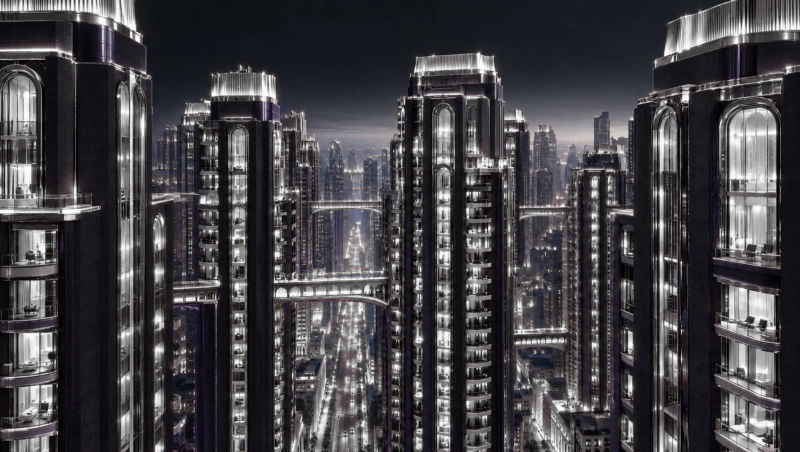
#> input picture sites/main/media/black-city.jpg, 1600 x 904 px (shown at 1/2 size)
$ python -i cut-lab.py   (imports and definitions only)
#> lines starting #> are read from the running program, lines starting #| are printed output that depends on the picture; after the words box and inside, x2 and y2 are one past the last pixel; in counts of white or black regions, pixels touching at a corner belong together
#> further down, picture is the input picture: PIL image 1600x904 RGB; mean R, G, B 67.4, 65.7, 69.9
#!/usr/bin/env python3
"""Cuts a lab film into the v3 HD frame atlases (same format as media/frames-hd):
d = 1920x1080 tiles, 2 x 2 per atlas; m = 608x1080 centre-crop tiles, 4 x 2 per atlas; 15 fps, 151 frames.
Writes to sites/main/media/frames-hd3/ (v3 only; v2 keeps media/frames-hd). Weave atlases are linked from frames-hd.
Run: python3 cut-lab.py <white|black> <film.mp4>"""
import subprocess, os, glob, json, shutil, sys
from PIL import Image
import numpy as np

def cool(im):
    """Warm stone tones (hue 0-70 and 330-360 deg) go neutral; the blue chain keeps its full colour."""
    h, sat, v = [np.asarray(c, dtype=np.float32) for c in im.convert('HSV').split()]
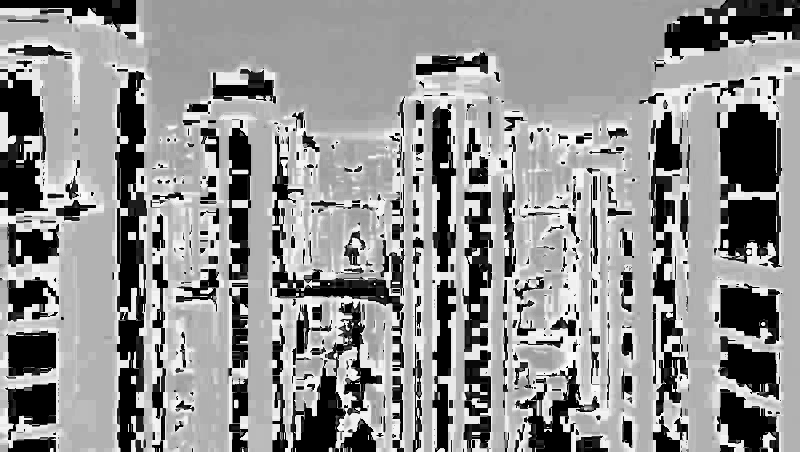
#> h: shape (904, 1600) float32 (shown at 1/2 size); min 0, max 252, mean 144.4
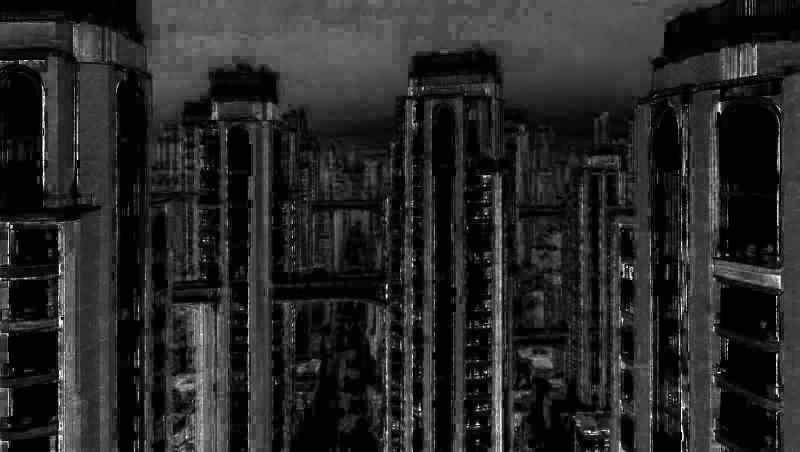
#> sat: shape (904, 1600) float32 (shown at 1/2 size); min 0, max 255, mean 39.4
    warm = (h < 50) | (h > 234)
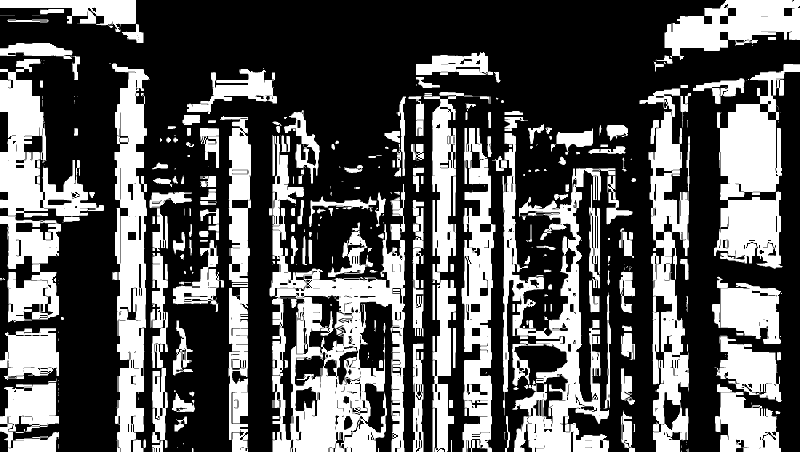
#> warm: shape (904, 1600) bool (shown at 1/2 size); 34.6% white; 425 white regions (214 under 20 px), largest, box (x1, y1, x2, y2) and area: (538, 272, 810, 904) 65927, (984, 266, 1231, 904) 46851, (0, 118, 208, 645) 40407
    sat[warm] *= 0.12
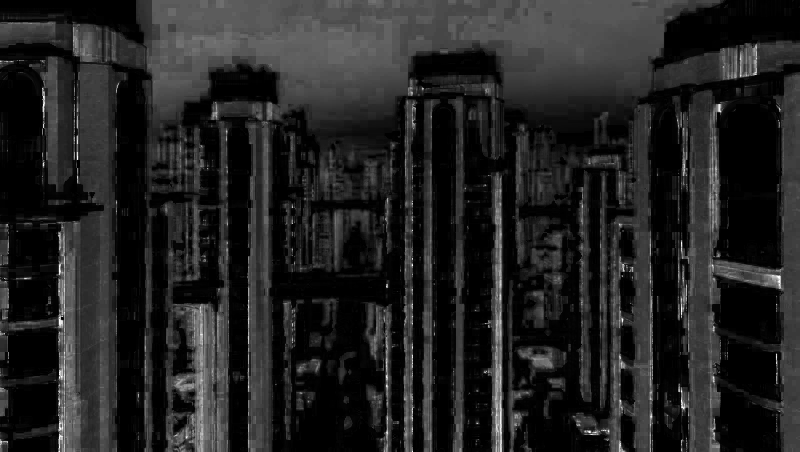
#> sat: shape (904, 1600) float32 (shown at 1/2 size); 17.83% of pixels changed, all inside (x1, y1, x2, y2) = (0, 0, 1600, 904)
    return Image.merge('HSV', [Image.fromarray(x.astype(np.uint8)) for x in (h, sat, v)]).convert('RGB')
V, SRC = sys.argv[1], sys.argv[2]
MEDIA = os.path.normpath(os.path.join(os.path.dirname(os.path.abspath(__file__)), '../../media'))
OUT, OLD = MEDIA + '/frames-hd3', MEDIA + '/frames-hd'
TMP = '/tmp/claude-0/cut-' + V
N, FPS = 151, 15
GRID = {'d': (2, 2, 'scale=1920:1080'), 'm': (4, 2, 'scale=-2:1080,crop=608:1080:(iw-608)/2:0')}
# [5 lines not run here, left out]
name = V + '-lab'
# [18 lines not run here, left out]

>>> from PIL import Image
>>> picture = Image.open('../../media/black-city.jpg')
>>> result = cool(picture)

$ run again, on sites/main/media/white-city.jpg
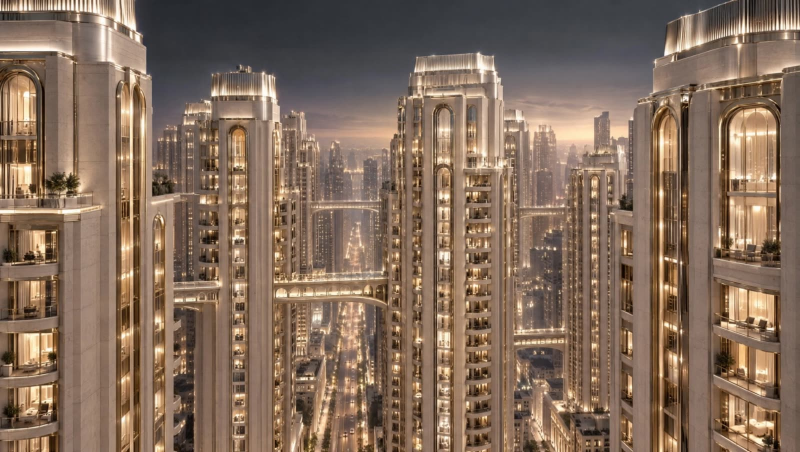
#> input picture sites/main/media/white-city.jpg, 1600 x 904 px (shown at 1/2 size)
#> picture is the input picture: PIL image 1600x904 RGB; mean R, G, B 131.2, 108.4, 91
#> in cool, `warm = (h < 50) | (h > 234)`:
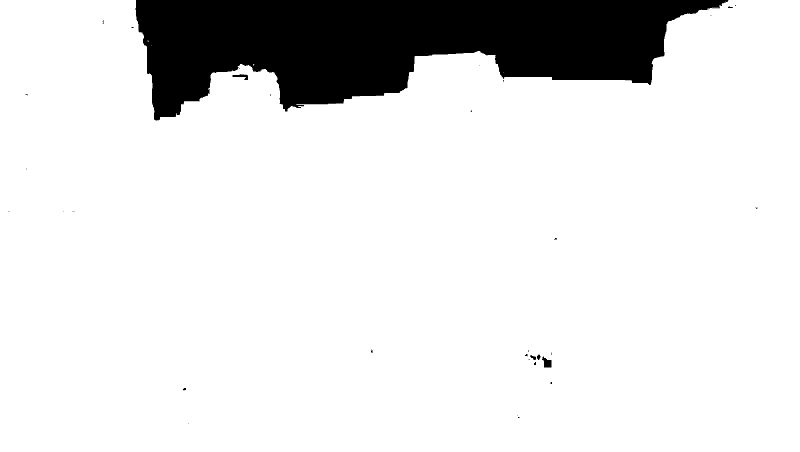
#> warm: shape (904, 1600) bool (shown at 1/2 size); 87.9% white; 37 black regions (30 under 20 px), largest, box (x1, y1, x2, y2) and area: (271, 0, 1457, 241) 174121, (1084, 713, 1103, 735) 269, (465, 148, 496, 160) 172
#> in cool, `sat[warm] *= 0.12`:
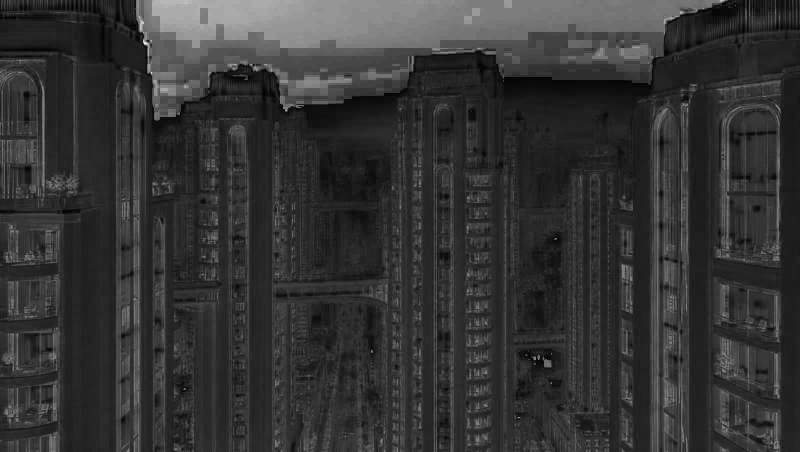
#> sat: shape (904, 1600) float32 (shown at 1/2 size); min 0, max 61, mean 12.5; drawn with min black and max white
